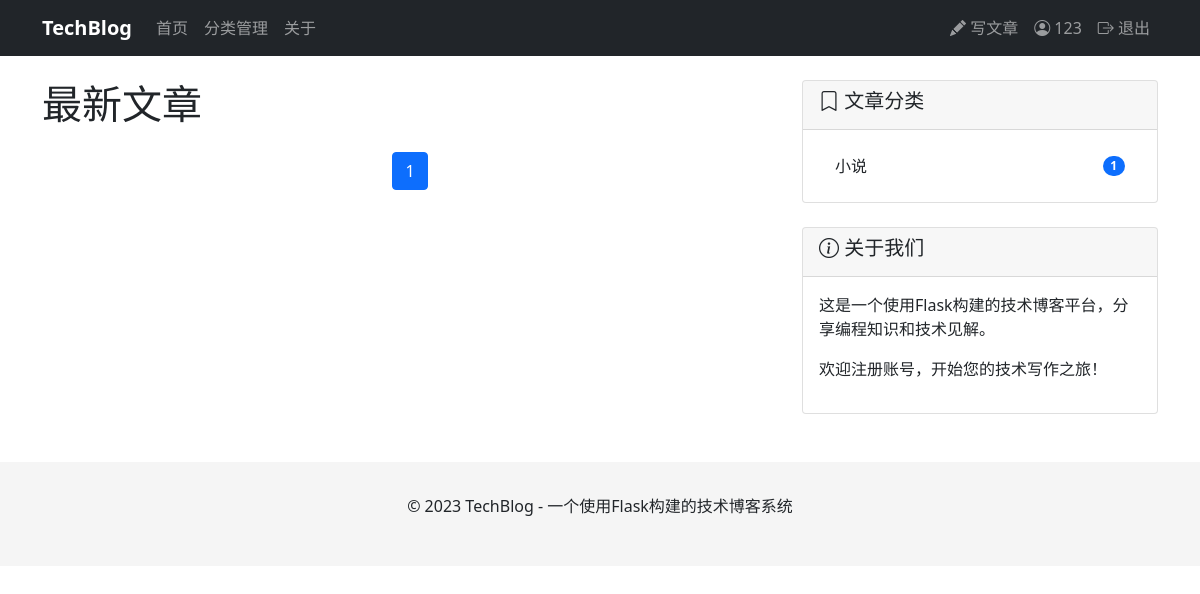
Screenshot of / (signed in) with the database file from the repository.
### models.py (models this page shows, shortened)
class User(UserMixin,db.Model): #这行代码定义了一个用户模型类，它同时继承了两个类：UserMixin 和 db.Model。
    id=db.Column(db.Integer,primary_key=True)
    username=db.Column(db.String(80),unique=True,nullable=False)
    password_hash=db.Column(db.String(120))
    email=db.Column(db.String(120),unique=True,nullable=False)
    posts=db.relationship('Post',backref='author',lazy=True)
    comments=db.relationship('Comment',backref='author',lazy=True)
    created_at=db.Column(db.DateTime,default=datetime.utcnow)

class Category(db.Model):
    id=db.Column(db.Integer,primary_key=True)
    name=db.Column(db.String(200),unique=True,nullable=False)
    posts=db.relationship('Post',backref='category',lazy=True)

### routes.py (the view)
@bp.route('/')
def index():
    try:
        page = request.args.get('page', 1, type=int)
        posts = Post.query.order_by(Post.created_at.desc()).paginate(page=page, per_page=5)
        categories = Category.query.all()
        return render_template('index.html', posts=posts, categories=categories)
    except Exception as e:
        print(f"Error in index route: {str(e)}")  # 打印错误信息以便调试
        return render_template('index.html', posts=None, categories=[])

### app.py (called while the page is built)
@login_manager.user_loader
def load_user(user_id):
    return User.query.get(int(user_id))

### templates/index.html (shortened to what this page needs)
{% extends "base.html" %}
{% block content %}
<div class="row">
    <div class="col-md-8">
        <h1 class="mb-4">最新文章</h1>
        {% if posts and posts.items %}
            <nav aria-label="Page navigation">
                <ul class="pagination justify-content-center">
                    {% for page_num in posts.iter_pages() %}
                        {% if page_num %}
                            <li class="page-item {% if page_num == posts.page %}active{% endif %}">
                                <a class="page-link" href="{{ url_for('index', page=page_num) }}">{{ page_num }}</a>
                            </li>
                        {% else %}
                            <li class="page-item disabled">
                                <span class="page-link">...</span>
                            </li>
                        {% endif %}
                    {% endfor %}
                </ul>
            </nav>
        {% endif %}
    </div>
    <div class="col-md-4">
        <div class="card">
            <div class="card-header">
                <h5><i class="bi bi-bookmark"></i> 文章分类</h5>
            </div>
            <div class="card-body">
                {% if categories %}
                    <ul class="list-group list-group-flush">
                        {% for category in categories %}
                        <li class="list-group-item d-flex justify-content-between align-items-center">
                            {{ category.name }}
                            <span class="badge bg-primary rounded-pill">{{ category.posts|length }}</span>
                        </li>
                        {% endfor %}
                    </ul>
                {% else %}
                    <p class="text-muted">暂无分类</p>
                {% endif %}
            </div>
        </div>
        <div class="card mt-4">
            <div class="card-header">
                <h5><i class="bi bi-info-circle"></i> 关于我们</h5>
            </div>
            <div class="card-body">
                <p>这是一个使用Flask构建的技术博客平台，分享编程知识和技术见解。</p>
                <p>欢迎注册账号，开始您的技术写作之旅！</p>
            </div>
        </div>
    </div>
</div>
{% endblock %}

### templates/base.html (shortened to what this page needs)
<!DOCTYPE html>
<html lang="zh-CN">
<head>
    <link href="https://cdn.jsdelivr.net/npm/bootstrap@5.1.3/dist/css/bootstrap.min.css" rel="stylesheet">
    <link rel="stylesheet" href="https://cdn.jsdelivr.net/npm/bootstrap-icons@1.8.1/font/bootstrap-icons.css">
</head>
<body>
    <nav class="navbar navbar-expand-lg navbar-dark bg-dark">
        <div class="container">
            <a class="navbar-brand" href="{{ url_for('main.index') }}">TechBlog</a>
            <div class="collapse navbar-collapse" id="navbarNav">
                <ul class="navbar-nav me-auto">
                    <li class="nav-item">
                        <a class="nav-link" href="{{ url_for('main.index') }}">首页</a>
                    </li>
                    <li class="nav-item">
                        <a class="nav-link" href="{{ url_for('main.manage_categories') }}">分类管理</a>
                    </li>
                    <li class="nav-item">
                        <a class="nav-link" href="#">关于</a>
                    </li>
                </ul>
                <ul class="navbar-nav">
                    {% if current_user.is_authenticated %}
                    <li class="nav-item">
                        <a class="nav-link" href="{{ url_for('main.create_post') }}">
                            <i class="bi bi-pencil-fill"></i> 写文章
                        </a>
                    </li>
                    <li class="nav-item">
                        <a class="nav-link" href="{{ url_for('main.profile') }}">
                            <i class="bi bi-person-circle"></i> {{ current_user.username }}
                        </a>
                    </li>
                    <li class="nav-item">
                        <a class="nav-link" href="{{ url_for('main.logout') }}">
                            <i class="bi bi-box-arrow-right"></i> 退出
                        </a>
                    </li>
                    {% endif %}
                </ul>
            </div>
        </div>
    </nav>
    <div class="container mt-4">
        {% block content %}{% endblock %}
    </div>
    <footer class="footer mt-5">
        <div class="container text-center">
            <p>&copy; 2023 TechBlog - 一个使用Flask构建的技术博客系统</p>
        </div>
    </footer>
</body>
</html>

### templates/base.html (style rules this page uses)
.navbar-brand { font-weight: bold; }
.footer { background-color: #f5f5f5; padding: 2rem 0; margin-top: 4rem; }

### rows the page displays
User: username "123"
Category: name "小说", posts|length "1"

### other values shown
{{ page_num }} "1"
